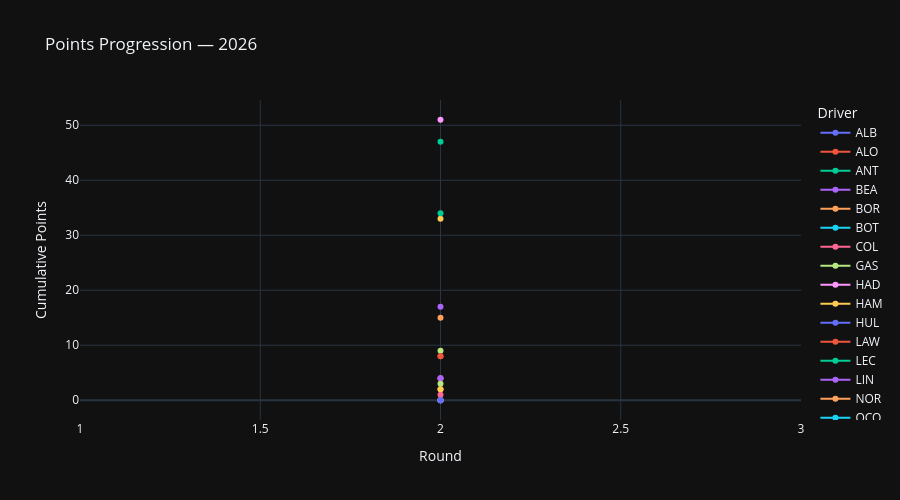

Write notebook code for a chart like this one.
### Code cell
# ── 2.2 Points progression round by round ────────────────────────────────────
if len(rounds_loaded) >= 2:
    fig = px.line(
        standings.sort_values(["abbreviation", "round"]),
        x="round",
        y="championship_points",
        color="abbreviation",
        markers=True,
        title=f"Points Progression — {SEASON}",
        labels={
            "round": "Round",
            "championship_points": "Cumulative Points",
            "abbreviation": "Driver",
        },
        template=PLOTLY_TEMPLATE,
    )
    fig.update_layout(height=500)
    fig.show()
else:
    print("Skipping points progression — need at least 2 rounds.")

### Figure 1 — Plotly figure (JSON) as saved in the notebook; plotly's stock layout.template omitted (floating-point values rounded to 4 significant figures)
{"data": [{"hovertemplate": "Driver=ALB<br>Round=%{x}<br>Cumulative Points=%{y}<extra></extra>", "legendgroup": "ALB", "line": {"color": "#636efa", "dash": "solid"}, "marker": {"symbol": "circle"}, "mode": "lines+markers", "name": "ALB", "orientation": "v", "showlegend": true, "type": "scatter", "x": [2], "xaxis": "x", "y": [0], "yaxis": "y"}, {"hovertemplate": "Driver=ALO<br>Round=%{x}<br>Cumulative Points=%{y}<extra></extra>", "legendgroup": "ALO", "line": {"color": "#EF553B", "dash": "solid"}, "marker": {"symbol": "circle"}, "mode": "lines+markers", "name": "ALO", "orientation": "v", "showlegend": true, "type": "scatter", "x": [2], "xaxis": "x", "y": [0], "yaxis": "y"}, {"hovertemplate": "Driver=ANT<br>Round=%{x}<br>Cumulative Points=%{y}<extra></extra>", "legendgroup": "ANT", "line": {"color": "#00cc96", "dash": "solid"}, "marker": {"symbol": "circle"}, "mode": "lines+markers", "name": "ANT", "orientation": "v", "showlegend": true, "type": "scatter", "x": [2], "xaxis": "x", "y": [47], "yaxis": "y"}, {"hovertemplate": "Driver=BEA<br>Round=%{x}<br>Cumulative Points=%{y}<extra></extra>", "legendgroup": "BEA", "line": {"color": "#ab63fa", "dash": "solid"}, "marker": {"symbol": "circle"}, "mode": "lines+markers", "name": "BEA", "orientation": "v", "showlegend": true, "type": "scatter", "x": [2], "xaxis": "x", "y": [17], "yaxis": "y"}, {"hovertemplate": "Driver=BOR<br>Round=%{x}<br>Cumulative Points=%{y}<extra></extra>", "legendgroup": "BOR", "line": {"color": "#FFA15A", "dash": "solid"}, "marker": {"symbol": "circle"}, "mode": "lines+markers", "name": "BOR", "orientation": "v", "showlegend": true, "type": "scatter", "x": [2], "xaxis": "x", "y": [2], "yaxis": "y"}, {"hovertemplate": "Driver=BOT<br>Round=%{x}<br>Cumulative Points=%{y}<extra></extra>", "legendgroup": "BOT", "line": {"color": "#19d3f3", "dash": "solid"}, "marker": {"symbol": "circle"}, "mode": "lines+markers", "name": "BOT", "orientation": "v", "showlegend": true, "type": "scatter", "x": [2], "xaxis": "x", "y": [0], "yaxis": "y"}, {"hovertemplate": "Driver=COL<br>Round=%{x}<br>Cumulative Points=%{y}<extra></extra>", "legendgroup": "COL", "line": {"color": "#FF6692", "dash": "solid"}, "marker": {"symbol": "circle"}, "mode": "lines+markers", "name": "COL", "orientation": "v", "showlegend": true, "type": "scatter", "x": [2], "xaxis": "x", "y": [1], "yaxis": "y"}, {"hovertemplate": "Driver=GAS<br>Round=%{x}<br>Cumulative Points=%{y}<extra></extra>", "legendgroup": "GAS", "line": {"color": "#B6E880", "dash": "solid"}, "marker": {"symbol": "circle"}, "mode": "lines+markers", "name": "GAS", "orientation": "v", "showlegend": true, "type": "scatter", "x": [2], "xaxis": "x", "y": [9], "yaxis": "y"}, {"hovertemplate": "Driver=HAD<br>Round=%{x}<br>Cumulative Points=%{y}<extra></extra>", "legendgroup": "HAD", "line": {"color": "#FF97FF", "dash": "solid"}, "marker": {"symbol": "circle"}, "mode": "lines+markers", "name": "HAD", "orientation": "v", "showlegend": true, "type": "scatter", "x": [2], "xaxis": "x", "y": [4], "yaxis": "y"}, {"hovertemplate": "Driver=HAM<br>Round=%{x}<br>Cumulative Points=%{y}<extra></extra>", "legendgroup": "HAM", "line": {"color": "#FECB52", "dash": "solid"}, "marker": {"symbol": "circle"}, "mode": "lines+markers", "name": "HAM", "orientation": "v", "showlegend": true, "type": "scatter", "x": [2], "xaxis": "x", "y": [33], "yaxis": "y"}, {"hovertemplate": "Driver=HUL<br>Round=%{x}<br>Cumulative Points=%{y}<extra></extra>", "legendgroup": "HUL", "line": {"color": "#636efa", "dash": "solid"}, "marker": {"symbol": "circle"}, "mode": "lines+markers", "name": "HUL", "orientation": "v", "showlegend": true, "type": "scatter", "x": [2], "xaxis": "x", "y": [0], "yaxis": "y"}, {"hovertemplate": "Driver=LAW<br>Round=%{x}<br>Cumulative Points=%{y}<extra></extra>", "legendgroup": "LAW", "line": {"color": "#EF553B", "dash": "solid"}, "marker": {"symbol": "circle"}, "mode": "lines+markers", "name": "LAW", "orientation": "v", "showlegend": true, "type": "scatter", "x": [2], "xaxis": "x", "y": [8], "yaxis": "y"}, {"hovertemplate": "Driver=LEC<br>Round=%{x}<br>Cumulative Points=%{y}<extra></extra>", "legendgroup": "LEC", "line": {"color": "#00cc96", "dash": "solid"}, "marker": {"symbol": "circle"}, "mode": "lines+markers", "name": "LEC", "orientation": "v", "showlegend": true, "type": "scatter", "x": [2], "xaxis": "x", "y": [34], "yaxis": "y"}, {"hovertemplate": "Driver=LIN<br>Round=%{x}<br>Cumulative Points=%{y}<extra></extra>", "legendgroup": "LIN", "line": {"color": "#ab63fa", "dash": "solid"}, "marker": {"symbol": "circle"}, "mode": "lines+markers", "name": "LIN", "orientation": "v", "showlegend": true, "type": "scatter", "x": [2], "xaxis": "x", "y": [4], "yaxis": "y"}, {"hovertemplate": "Driver=NOR<br>Round=%{x}<br>Cumulative Points=%{y}<extra></extra>", "legendgroup": "NOR", "line": {"color": "#FFA15A", "dash": "solid"}, "marker": {"symbol": "circle"}, "mode": "lines+markers", "name": "NOR", "orientation": "v", "showlegend": true, "type": "scatter", "x": [2], "xaxis": "x", "y": [15], "yaxis": "y"}, {"hovertemplate": "Driver=OCO<br>Round=%{x}<br>Cumulative Points=%{y}<extra></extra>", "legendgroup": "OCO", "line": {"color": "#19d3f3", "dash": "solid"}, "marker": {"symbol": "circle"}, "mode": "lines+markers", "name": "OCO", "orientation": "v", "showlegend": true, "type": "scatter", "x": [2], "xaxis": "x", "y": [0], "yaxis": "y"}, {"hovertemplate": "Driver=PER<br>Round=%{x}<br>Cumulative Points=%{y}<extra></extra>", "legendgroup": "PER", "line": {"color": "#FF6692", "dash": "solid"}, "marker": {"symbol": "circle"}, "mode": "lines+markers", "name": "PER", "orientation": "v", "showlegend": true, "type": "scatter", "x": [2], "xaxis": "x", "y": [0], "yaxis": "y"}, {"hovertemplate": "Driver=PIA<br>Round=%{x}<br>Cumulative Points=%{y}<extra></extra>", "legendgroup": "PIA", "line": {"color": "#B6E880", "dash": "solid"}, "marker": {"symbol": "circle"}, "mode": "lines+markers", "name": "PIA", "orientation": "v", "showlegend": true, "type": "scatter", "x": [2], "xaxis": "x", "y": [3], "yaxis": "y"}, {"hovertemplate": "Driver=RUS<br>Round=%{x}<br>Cumulative Points=%{y}<extra></extra>", "legendgroup": "RUS", "line": {"color": "#FF97FF", "dash": "solid"}, "marker": {"symbol": "circle"}, "mode": "lines+markers", "name": "RUS", "orientation": "v", "showlegend": true, "type": "scatter", "x": [2], "xaxis": "x", "y": [51], "yaxis": "y"}, {"hovertemplate": "Driver=SAI<br>Round=%{x}<br>Cumulative Points=%{y}<extra></extra>", "legendgroup": "SAI", "line": {"color": "#FECB52", "dash": "solid"}, "marker": {"symbol": "circle"}, "mode": "lines+markers", "name": "SAI", "orientation": "v", "showlegend": true, "type": "scatter", "x": [2], "xaxis": "x", "y": [2], "yaxis": "y"}, {"hovertemplate": "Driver=STR<br>Round=%{x}<br>Cumulative Points=%{y}<extra></extra>", "legendgroup": "STR", "line": {"color": "#636efa", "dash": "solid"}, "marker": {"symbol": "circle"}, "mode": "lines+markers", "name": "STR", "orientation": "v", "showlegend": true, "type": "scatter", "x": [2], "xaxis": "x", "y": [0], "yaxis": "y"}, {"hovertemplate": "Driver=VER<br>Round=%{x}<br>Cumulative Points=%{y}<extra></extra>", "legendgroup": "VER", "line": {"color": "#EF553B", "dash": "solid"}, "marker": {"symbol": "circle"}, "mode": "lines+markers", "name": "VER", "orientation": "v", "showlegend": true, "type": "scatter", "x": [2], "xaxis": "x", "y": [8], "yaxis": "y"}], "layout": {"height": 500, "legend": {"title": {"text": "Driver"}, "tracegroupgap": 0}, "title": {"text": "Points Progression — 2026"}, "xaxis": {"anchor": "y", "domain": [0, 1], "title": {"text": "Round"}}, "yaxis": {"anchor": "x", "domain": [0, 1], "title": {"text": "Cumulative Points"}}}}
